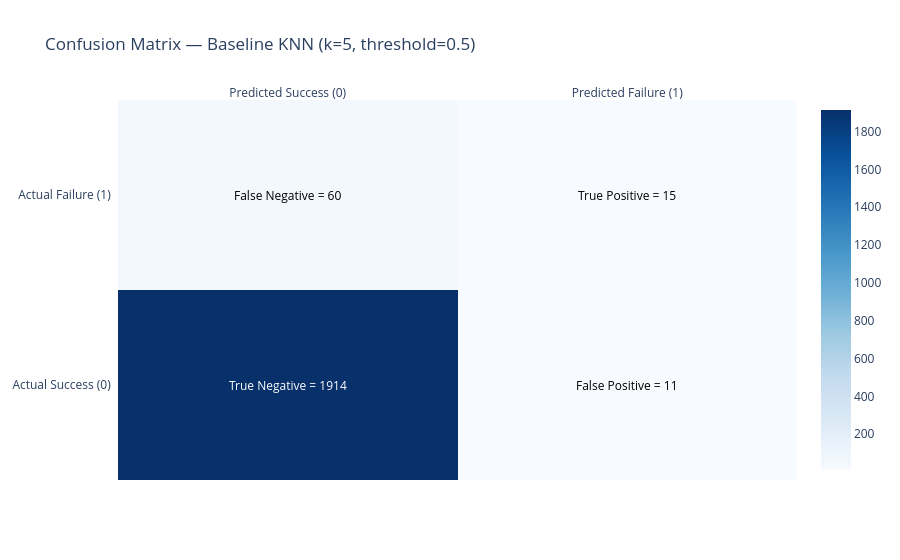

The cell this chart's notebook holds for it:
### Markdown cell above
##### Insights
1. **Accuracy is identical (~96.45%) across all tested k values**  
   - Regardless of whether `k=1` or `k=25`, the accuracy remains the same.  
   - This occurs because the dataset is heavily imbalanced (96.6% success vs 3.4% failure).  
   - The classifier can predict "success" most of the time and still appear highly accurate.  

2. **Accuracy hides minority-class performance**  
   - As shown in earlier confusion matrix results, the model likely misses most failures (false negatives).  
   - Because of the imbalance, changing k does not significantly impact the overall accuracy.  

3. **Best k = 1 is misleading**  
   - The code identifies `(1, 0.9645)` as the "best k" only because all values tie at the same accuracy.  
   - In practice, `k=1` may overfit to noise, while higher k values generalize better.  
   - Model selection should be based on **recall, precision, and F1-score**, not just accuracy.  

##### Summary
- **Result:** KNN achieved ~96.5% accuracy across all tested k values (1–25).  
- **Issue:** Accuracy does not reflect true performance due to class imbalance.  
- **Impact:** Failures (the minority class) are poorly detected despite high accuracy.  
- **Next Steps:**  
  - Evaluate recall, precision, and F1-score for each k.  
  - Consider oversampling, class-weighting, or threshold adjustments to address imbalance.  
  - Test distance-weighted KNN (`weights="distance"`) to improve minority-class detection.

### Code cell
import plotly.figure_factory as ff
import numpy as np

# Baseline confusion matrix values
cm = np.array([[1914, 11],
               [60, 15]])

# Labels
x = ["Predicted Success (0)", "Predicted Failure (1)"]
y = ["Actual Success (0)", "Actual Failure (1)"]

# Annotate with TP, TN, FP, FN
z_text = [[f"True Negative = {cm[0,0]}", f"False Positive = {cm[0,1]}"],
          [f"False Negative = {cm[1,0]}", f"True Positive = {cm[1,1]}"]]

fig_cm = ff.create_annotated_heatmap(
    z=cm, 
    x=x, y=y, 
    annotation_text=z_text, 
    colorscale="Blues", 
    showscale=True
)

fig_cm.update_layout(title="Confusion Matrix — Baseline KNN (k=5, threshold=0.5)")
fig_cm.show()

### Figure 1 — Plotly figure (JSON) as saved in the notebook; plotly's stock layout.template omitted (floating-point values rounded to 4 significant figures)
{"data": [{"colorscale": [[0, "rgb(247,251,255)"], [0.125, "rgb(222,235,247)"], [0.25, "rgb(198,219,239)"], [0.375, "rgb(158,202,225)"], [0.5, "rgb(107,174,214)"], [0.625, "rgb(66,146,198)"], [0.75, "rgb(33,113,181)"], [0.875, "rgb(8,81,156)"], [1, "rgb(8,48,107)"]], "reversescale": false, "showscale": true, "type": "heatmap", "x": ["Predicted Success (0)", "Predicted Failure (1)"], "y": ["Actual Success (0)", "Actual Failure (1)"], "z": [[1914, 11], [60, 15]]}], "layout": {"annotations": [{"font": {"color": "#FFFFFF"}, "showarrow": false, "text": "True Negative = 1914", "x": "Predicted Success (0)", "xref": "x", "y": "Actual Success (0)", "yref": "y"}, {"font": {"color": "#000000"}, "showarrow": false, "text": "False Positive = 11", "x": "Predicted Failure (1)", "xref": "x", "y": "Actual Success (0)", "yref": "y"}, {"font": {"color": "#000000"}, "showarrow": false, "text": "False Negative = 60", "x": "Predicted Success (0)", "xref": "x", "y": "Actual Failure (1)", "yref": "y"}, {"font": {"color": "#000000"}, "showarrow": false, "text": "True Positive = 15", "x": "Predicted Failure (1)", "xref": "x", "y": "Actual Failure (1)", "yref": "y"}], "title": {"text": "Confusion Matrix — Baseline KNN (k=5, threshold=0.5)"}, "xaxis": {"dtick": 1, "gridcolor": "rgb(0, 0, 0)", "side": "top", "ticks": ""}, "yaxis": {"dtick": 1, "ticks": "", "ticksuffix": "  "}}}
